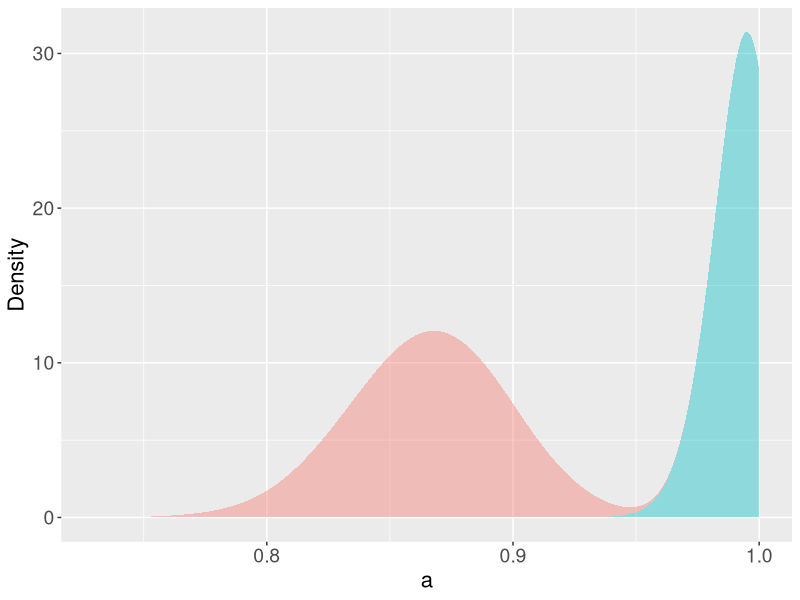

Here is the R script that generated this plot:
rm(list = ls())
library(tidyverse)
n <- 100
N <- 100000

prob_high <- 1/(1+exp(-1))
resp_high <- c(rbinom(n*N/2,1,prob_high),rep(1,n*N/2))
resp_high <- matrix(resp_high,nrow=n,ncol=N,byrow = T)
resp_vague <- matrix(nrow=n,ncol=N)

for(i in 1:n){
  a_vague <- runif(N,0,100)
  prob_vague <- 1/(1+exp(-a_vague))
  resp_vague[i,] <- sapply(prob_vague, function(u) rbinom(1,1,u))
}

prop_high <- colMeans(resp_high)
prop_vague <- colMeans(resp_vague)

illust_df <- data.frame(prior='informative',prop=prop_high)%>%
  rbind(.,data.frame(prior='vague',prop=prop_vague))
ggplot(illust_df,aes(x=prop,group=prior))+
  stat_density(aes(fill=prior),alpha=0.4,bw=0.01)+
  labs(x='a',y='Density')+
  theme(axis.text=element_text(size=14),
        axis.title=element_text(size=16),
        strip.text.x = element_text(size = 14),
        legend.position = 'none')
ggsave("illustrate.png",
       height=4,width=4)
